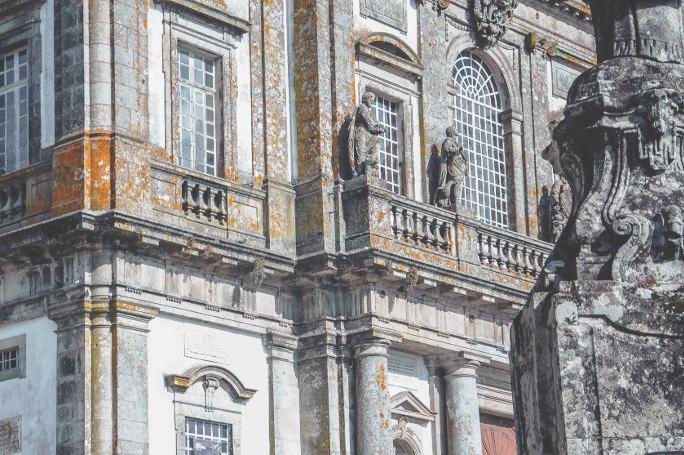
//> input picture 7_Medium_and_average_filters/Moreno-Ramirez/images/house.jpg, 684 x 455 px
$ ./smoothing Moreno-Ramirez/images/house.jpg   (built with g++ and OpenCV 4)
//> lines starting //> are read from the running program, lines starting //| are printed output that depends on the picture
#include <iostream>
#include <cstdlib>
#include <cmath>
#include <opencv2/opencv.hpp>

using namespace std;
using namespace cv;

void averageFilter(Mat img);
void medianFilter(Mat img);
int median(int neighbors[], int length);
void plot(Mat image, Mat newImage);

int main(int argc, char **argv){

	if(argc != 2){
		cout<<"\n Type correctly the picture name and extension"<<endl;
		return -1;
	}

	Mat img, image;
	img = imread(argv[1], 1);
//> img is the input picture: 455 rows x 684 cols, CV_8UC3; mean B, G, R 145.2, 144.9, 146.1
	cvtColor(img, image, CV_BGR2GRAY);
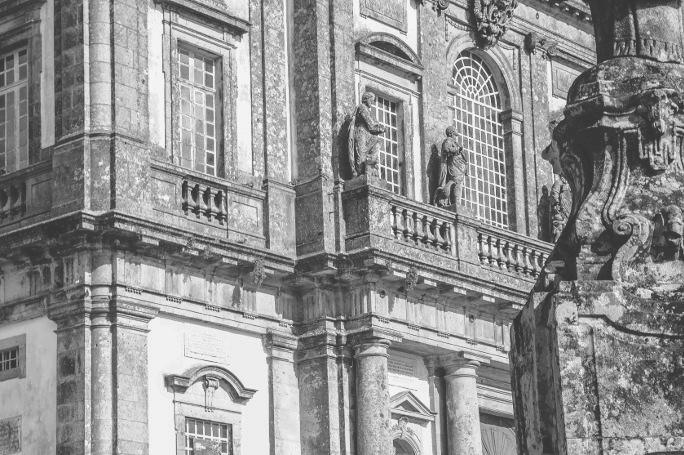
//> image: 455 rows x 684 cols, CV_8UC1; min 29, max 255, mean 145.3

	if (!image.data){
		cout<<"\n Take car how type the picture name\n"<<endl;
		return -1;
	}

	averageFilter(image);

	return 0;
}

void averageFilter(Mat img){
	Mat mask = Mat(3,3, CV_8UC1, Scalar(1));
	Mat imageOut = img.clone();
	int sum, N=round(mask.rows/2), mi=0, mj=0, neighbors=0, elements=9;

	for (int i=0; i<img.rows; i++){
	for (int j=0; j<img.cols; j++){
		sum=0; mi=0;
		for (int ni=i-N; ni<=i+N; ni++){
			mj=0;
		for (int nj=j-N; nj<=j+N; nj++){
			if ( ni-N >= 0 && nj-N >= 0 && ni+N < img.rows && nj+N < img.cols ){
				sum += mask.data[mi*mask.cols + mj]*(img.data[ni*img.cols + nj]);
			} else
				sum += 0;

			mj++;
			}
		mi++;
		}
		imageOut.data[i*imageOut.cols + j] = round(sum/elements);
		}
	}
//> this loop made 455 passes
//> sum on passes 1 to 3: 130, 274, 439
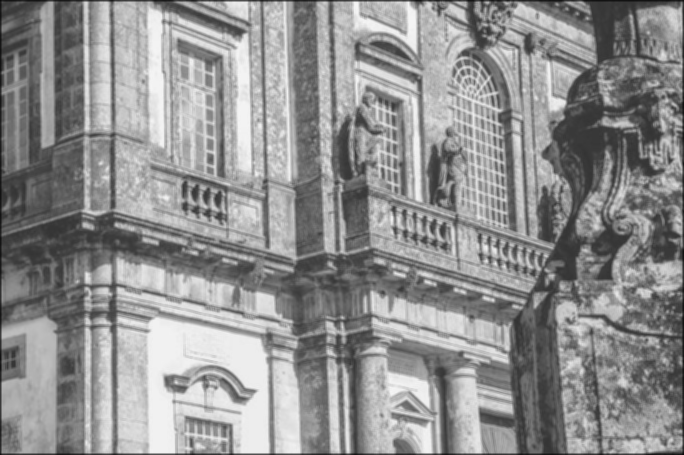
//> imageOut: 455 rows x 684 cols, CV_8UC1; min 6, max 245, mean 143.9
//> after the loop, sum = 62; mi = 3; mj = 3

	plot(img, imageOut);
}

void medianFilter(Mat img){
	Mat mask = Mat::ones(3,3, CV_32F);
	Mat imageOut = img.clone();
	int sum, N=round(mask.rows/2), mi=0, mj=0, m=0, neighbors[mask.rows*mask.cols];

	for (int i=0; i<img.rows; i++){
	for (int j=0; j<img.cols; j++){
		mi=0; m=0;
		for (int ni=i-N; ni<=i+N; ni++){
			mj=0;
		for (int nj=j-N; nj<=j+N; nj++){
			if ( ni-N >= 0 && nj-N >= 0 && ni+N < img.rows && nj+N < img.cols ){
				neighbors[m] = mask.data[mi*mask.cols + mj]*(img.data[ni*img.cols + nj]);
			}else
				neighbors[m] = 0;

			mj++; m++;
		}
			mi++;
		}
			imageOut.data[i*imageOut.cols + j] = median(neighbors, pow(mask.cols,2));
	}
	}

//	plot(img, imageOut);
}

int median(int neighbors[], int length){
	int temp=0, ret=0;
	for (int i=1; i<length; i++)
	for (int j=0; j<length-1; j++){
		if ( neighbors[j] > neighbors[j+1] ){
			temp = neighbors[j];
			neighbors[j] = neighbors[j+1];
			neighbors[j+1] = temp;
		}
	}

	ret = round(length/2);
	return neighbors[ret];
}

void plot(Mat image, Mat newImage){
	namedWindow("Imagen de entrada", WINDOW_AUTOSIZE);
	imshow("Imagen de entrada", image);
	waitKey(0);

	namedWindow("Imagen de salida", WINDOW_AUTOSIZE);
	imshow("Imagen de salida", newImage);
	waitKey(0);
}

$ run again, on 7_Medium_and_average_filters/Moreno-Ramirez/images/noise1.png
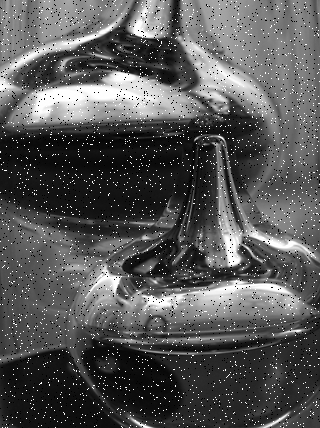
//> input picture 7_Medium_and_average_filters/Moreno-Ramirez/images/noise1.png, 320 x 428 px
//> img is the input picture: 428 rows x 320 cols, CV_8UC3; min 0, max 255, mean 86.8
//> the loop in averageFilter, `for (int i=0; i<img.rows; i++)` made 428 passes
//> sum on passes 1 to 3: 115, 232, 350
//> after the loop in averageFilter, `for (int i=0; i<img.rows; i++)`:
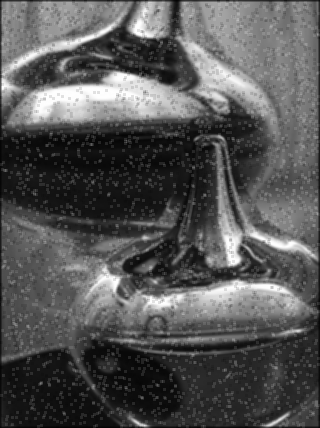
//> imageOut: 428 rows x 320 cols, CV_8UC1; min 3, max 254, mean 85.5
//> after the loop in averageFilter, `for (int i=0; i<img.rows; i++)`: sum = 61; mi = 3
